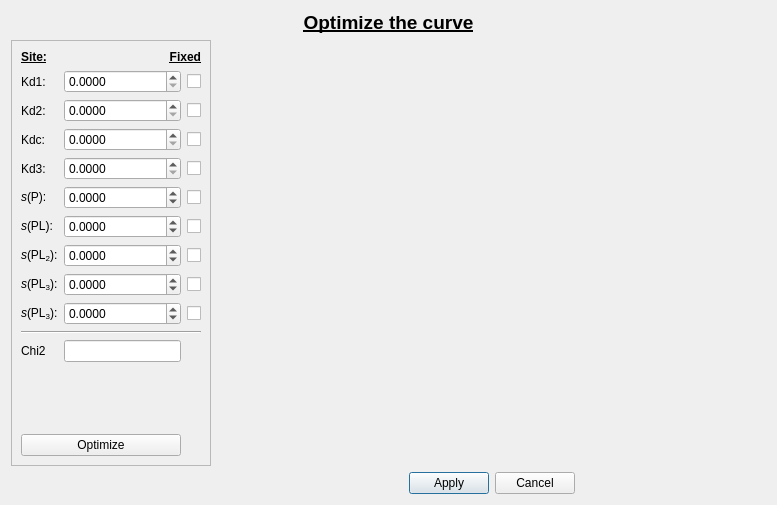
<?xml version="1.0" encoding="UTF-8"?>
<ui version="4.0">
 <class>Optimize</class>
 <widget class="QDialog" name="Optimize">
  <property name="geometry">
   <rect>
    <x>0</x>
    <y>0</y>
    <width>777</width>
    <height>505</height>
   </rect>
  </property>
  <property name="windowTitle">
   <string>PLIS - Optimize</string>
  </property>
  <layout class="QGridLayout" name="gridLayout">
   <item row="2" column="1">
    <layout class="QHBoxLayout" name="horizontalLayout">
     <item>
      <spacer name="horizontalSpacer">
       <property name="orientation">
        <enum>Qt::Horizontal</enum>
       </property>
       <property name="sizeHint" stdset="0">
        <size>
         <width>40</width>
         <height>20</height>
        </size>
       </property>
      </spacer>
     </item>
     <item>
      <widget class="QPushButton" name="apply">
       <property name="text">
        <string>Apply</string>
       </property>
      </widget>
     </item>
     <item>
      <widget class="QPushButton" name="pushButton_2">
       <property name="text">
        <string>Cancel</string>
       </property>
      </widget>
     </item>
     <item>
      <spacer name="horizontalSpacer_2">
       <property name="orientation">
        <enum>Qt::Horizontal</enum>
       </property>
       <property name="sizeHint" stdset="0">
        <size>
         <width>40</width>
         <height>20</height>
        </size>
       </property>
      </spacer>
     </item>
    </layout>
   </item>
   <item row="1" column="1">
    <widget class="QCustomPlot" name="plot_area" native="true">
     <property name="enabled">
      <bool>true</bool>
     </property>
     <property name="sizePolicy">
      <sizepolicy hsizetype="Expanding" vsizetype="Expanding">
       <horstretch>0</horstretch>
       <verstretch>0</verstretch>
      </sizepolicy>
     </property>
     <property name="autoFillBackground">
      <bool>false</bool>
     </property>
    </widget>
   </item>
   <item row="1" column="0">
    <widget class="QScrollArea" name="scrollArea">
     <property name="sizePolicy">
      <sizepolicy hsizetype="Minimum" vsizetype="Expanding">
       <horstretch>0</horstretch>
       <verstretch>0</verstretch>
      </sizepolicy>
     </property>
     <property name="minimumSize">
      <size>
       <width>200</width>
       <height>0</height>
      </size>
     </property>
     <property name="widgetResizable">
      <bool>true</bool>
     </property>
     <widget class="QWidget" name="scrollAreaWidgetContents">
      <property name="geometry">
       <rect>
        <x>0</x>
        <y>0</y>
        <width>222</width>
        <height>412</height>
       </rect>
      </property>
      <layout class="QGridLayout" name="gridLayout_2">
       <item row="2" column="2">
        <widget class="QCheckBox" name="kd2_check">
         <property name="text">
          <string/>
         </property>
        </widget>
       </item>
       <item row="2" column="1">
        <widget class="QDoubleSpinBox" name="kd2">
         <property name="decimals">
          <number>4</number>
         </property>
         <property name="maximum">
          <double>1000.000000000000000</double>
         </property>
        </widget>
       </item>
       <item row="11" column="0">
        <widget class="QLabel" name="intmed_label">
         <property name="text">
          <string>&lt;I&gt;s&lt;/I&gt;(PL):</string>
         </property>
        </widget>
       </item>
       <item row="24" column="0">
        <spacer name="verticalSpacer">
         <property name="orientation">
          <enum>Qt::Vertical</enum>
         </property>
         <property name="sizeHint" stdset="0">
          <size>
           <width>20</width>
           <height>40</height>
          </size>
         </property>
        </spacer>
       </item>
       <item row="8" column="2">
        <widget class="QCheckBox" name="start_check">
         <property name="text">
          <string/>
         </property>
        </widget>
       </item>
       <item row="13" column="1">
        <widget class="QDoubleSpinBox" name="end2">
         <property name="decimals">
          <number>4</number>
         </property>
         <property name="minimum">
          <double>-4000000.000000000000000</double>
         </property>
         <property name="maximum">
          <double>4000000.000000000000000</double>
         </property>
        </widget>
       </item>
       <item row="17" column="1">
        <widget class="QLineEdit" name="chi2"/>
       </item>
       <item row="3" column="0">
        <widget class="QLabel" name="kdc_label">
         <property name="text">
          <string>Kdc:</string>
         </property>
        </widget>
       </item>
       <item row="12" column="1">
        <widget class="QDoubleSpinBox" name="end">
         <property name="decimals">
          <number>4</number>
         </property>
         <property name="minimum">
          <double>-4000000.000000000000000</double>
         </property>
         <property name="maximum">
          <double>4000000.990000000223517</double>
         </property>
        </widget>
       </item>
       <item row="12" column="2">
        <widget class="QCheckBox" name="end_check">
         <property name="text">
          <string/>
         </property>
        </widget>
       </item>
       <item row="0" column="0">
        <widget class="QLabel" name="site_label">
         <property name="font">
          <font>
           <family>Helvetica</family>
           <weight>75</weight>
           <bold>true</bold>
           <underline>true</underline>
          </font>
         </property>
         <property name="text">
          <string>Site:</string>
         </property>
        </widget>
       </item>
       <item row="1" column="0">
        <widget class="QLabel" name="kd1_label">
         <property name="text">
          <string>Kd1:</string>
         </property>
        </widget>
       </item>
       <item row="1" column="1">
        <widget class="QDoubleSpinBox" name="kd1">
         <property name="decimals">
          <number>4</number>
         </property>
         <property name="minimum">
          <double>0.000000000000000</double>
         </property>
         <property name="maximum">
          <double>1000.000000000000000</double>
         </property>
         <property name="value">
          <double>0.000000000000000</double>
         </property>
        </widget>
       </item>
       <item row="25" column="0" colspan="2">
        <widget class="QPushButton" name="pushButton_3">
         <property name="text">
          <string>Optimize</string>
         </property>
        </widget>
       </item>
       <item row="3" column="1">
        <widget class="QDoubleSpinBox" name="kdc">
         <property name="decimals">
          <number>4</number>
         </property>
         <property name="maximum">
          <double>1000.000000000000000</double>
         </property>
        </widget>
       </item>
       <item row="1" column="2">
        <widget class="QCheckBox" name="kd1_check">
         <property name="text">
          <string/>
         </property>
        </widget>
       </item>
       <item row="0" column="1" colspan="2">
        <widget class="QLabel" name="label_2">
         <property name="font">
          <font>
           <family>Helvetica</family>
           <weight>75</weight>
           <bold>true</bold>
           <underline>true</underline>
          </font>
         </property>
         <property name="text">
          <string>Fixed</string>
         </property>
         <property name="alignment">
          <set>Qt::AlignRight|Qt::AlignTrailing|Qt::AlignVCenter</set>
         </property>
        </widget>
       </item>
       <item row="8" column="1">
        <widget class="QDoubleSpinBox" name="start">
         <property name="decimals">
          <number>4</number>
         </property>
         <property name="minimum">
          <double>-4000000.000000000000000</double>
         </property>
         <property name="maximum">
          <double>4000000.000000000000000</double>
         </property>
        </widget>
       </item>
       <item row="2" column="0">
        <widget class="QLabel" name="kd2_label">
         <property name="text">
          <string>Kd2:</string>
         </property>
        </widget>
       </item>
       <item row="12" column="0">
        <widget class="QLabel" name="end_label">
         <property name="text">
          <string>&lt;I&gt;s&lt;/I&gt;(PL&lt;sub&gt;2&lt;/sub&gt;):</string>
         </property>
        </widget>
       </item>
       <item row="11" column="1">
        <widget class="QDoubleSpinBox" name="intmed1">
         <property name="decimals">
          <number>4</number>
         </property>
         <property name="minimum">
          <double>-4000000.000000000000000</double>
         </property>
         <property name="maximum">
          <double>4000000.990000000223517</double>
         </property>
        </widget>
       </item>
       <item row="17" column="0">
        <widget class="QLabel" name="label">
         <property name="text">
          <string>Chi2</string>
         </property>
        </widget>
       </item>
       <item row="16" column="0" colspan="3">
        <widget class="Line" name="line">
         <property name="orientation">
          <enum>Qt::Horizontal</enum>
         </property>
        </widget>
       </item>
       <item row="13" column="0">
        <widget class="QLabel" name="end_label2">
         <property name="text">
          <string>&lt;I&gt;s&lt;/I&gt;(PL&lt;sub&gt;3&lt;/sub&gt;):</string>
         </property>
        </widget>
       </item>
       <item row="11" column="2">
        <widget class="QCheckBox" name="intmed_check">
         <property name="text">
          <string/>
         </property>
        </widget>
       </item>
       <item row="4" column="0">
        <widget class="QLabel" name="kd4_label">
         <property name="text">
          <string>Kd3:</string>
         </property>
        </widget>
       </item>
       <item row="4" column="1">
        <widget class="QDoubleSpinBox" name="kd4">
         <property name="decimals">
          <number>4</number>
         </property>
         <property name="maximum">
          <double>1000.000000000000000</double>
         </property>
         <property name="singleStep">
          <double>0.100000000000000</double>
         </property>
        </widget>
       </item>
       <item row="8" column="0">
        <widget class="QLabel" name="start_label">
         <property name="text">
          <string>&lt;I&gt;s&lt;/I&gt;(P):</string>
         </property>
        </widget>
       </item>
       <item row="3" column="2">
        <widget class="QCheckBox" name="Kdc_check">
         <property name="text">
          <string/>
         </property>
        </widget>
       </item>
       <item row="4" column="2">
        <widget class="QCheckBox" name="kd4_check">
         <property name="text">
          <string/>
         </property>
        </widget>
       </item>
       <item row="14" column="0">
        <widget class="QLabel" name="end_label3">
         <property name="text">
          <string>&lt;I&gt;s&lt;/I&gt;(PL&lt;sub&gt;3&lt;/sub&gt;):</string>
         </property>
        </widget>
       </item>
       <item row="14" column="1">
        <widget class="QDoubleSpinBox" name="end3">
         <property name="decimals">
          <number>4</number>
         </property>
         <property name="minimum">
          <double>-4000000.000000000000000</double>
         </property>
         <property name="maximum">
          <double>4000000.000000000000000</double>
         </property>
        </widget>
       </item>
       <item row="13" column="2">
        <widget class="QCheckBox" name="end2_check">
         <property name="text">
          <string/>
         </property>
        </widget>
       </item>
       <item row="14" column="2">
        <widget class="QCheckBox" name="end3_check">
         <property name="text">
          <string/>
         </property>
        </widget>
       </item>
      </layout>
     </widget>
    </widget>
   </item>
   <item row="0" column="0" colspan="2">
    <widget class="QLabel" name="label_6">
     <property name="enabled">
      <bool>true</bool>
     </property>
     <property name="font">
      <font>
       <pointsize>14</pointsize>
       <weight>75</weight>
       <bold>true</bold>
       <underline>true</underline>
      </font>
     </property>
     <property name="text">
      <string>Optimize the curve</string>
     </property>
     <property name="alignment">
      <set>Qt::AlignCenter</set>
     </property>
    </widget>
   </item>
  </layout>
 </widget>
 <customwidgets>
  <customwidget>
   <class>QCustomPlot</class>
   <extends>QWidget</extends>
   <header location="global">qcustomplot.h</header>
   <container>1</container>
  </customwidget>
 </customwidgets>
 <resources/>
 <connections/>
</ui>
